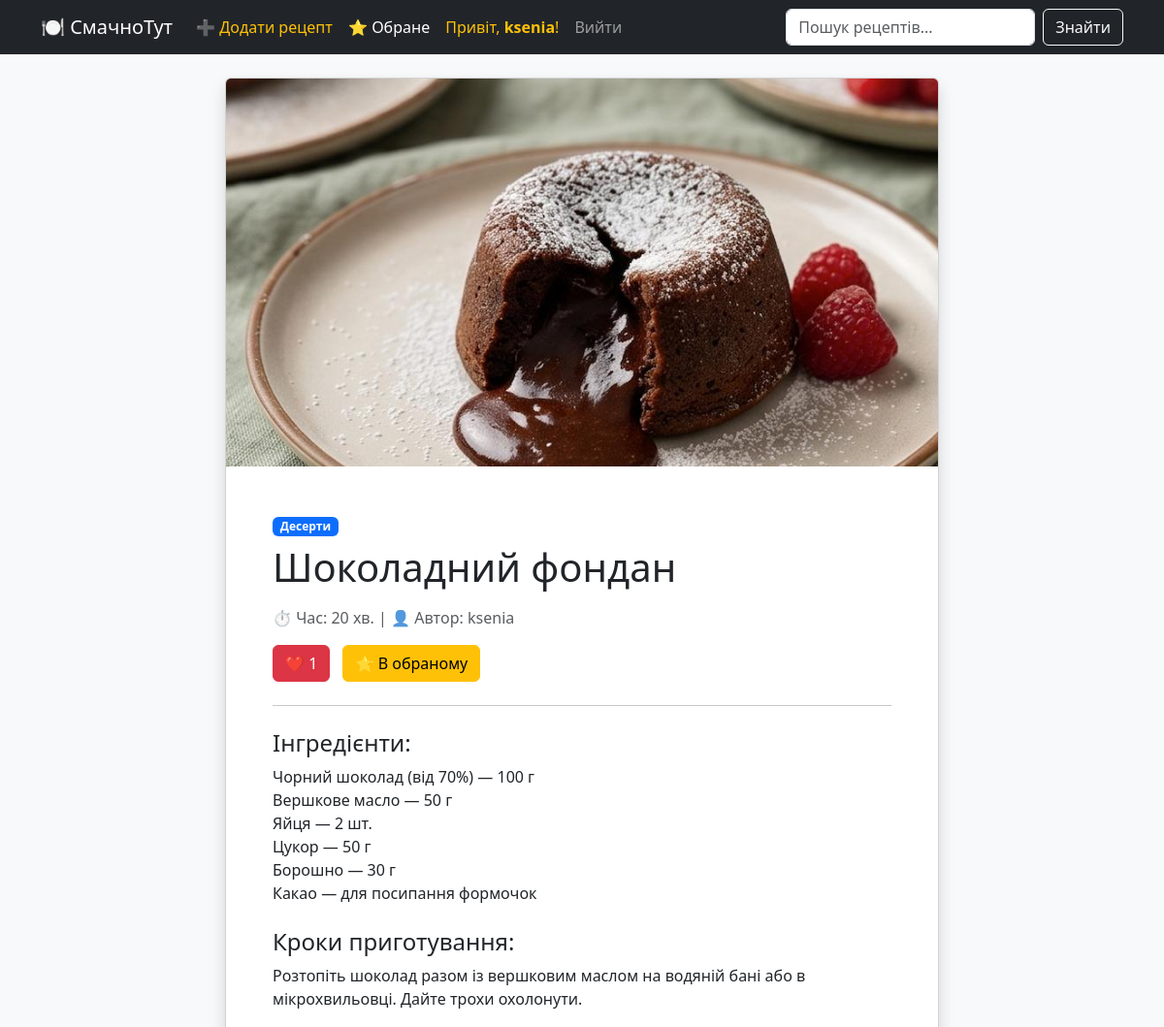
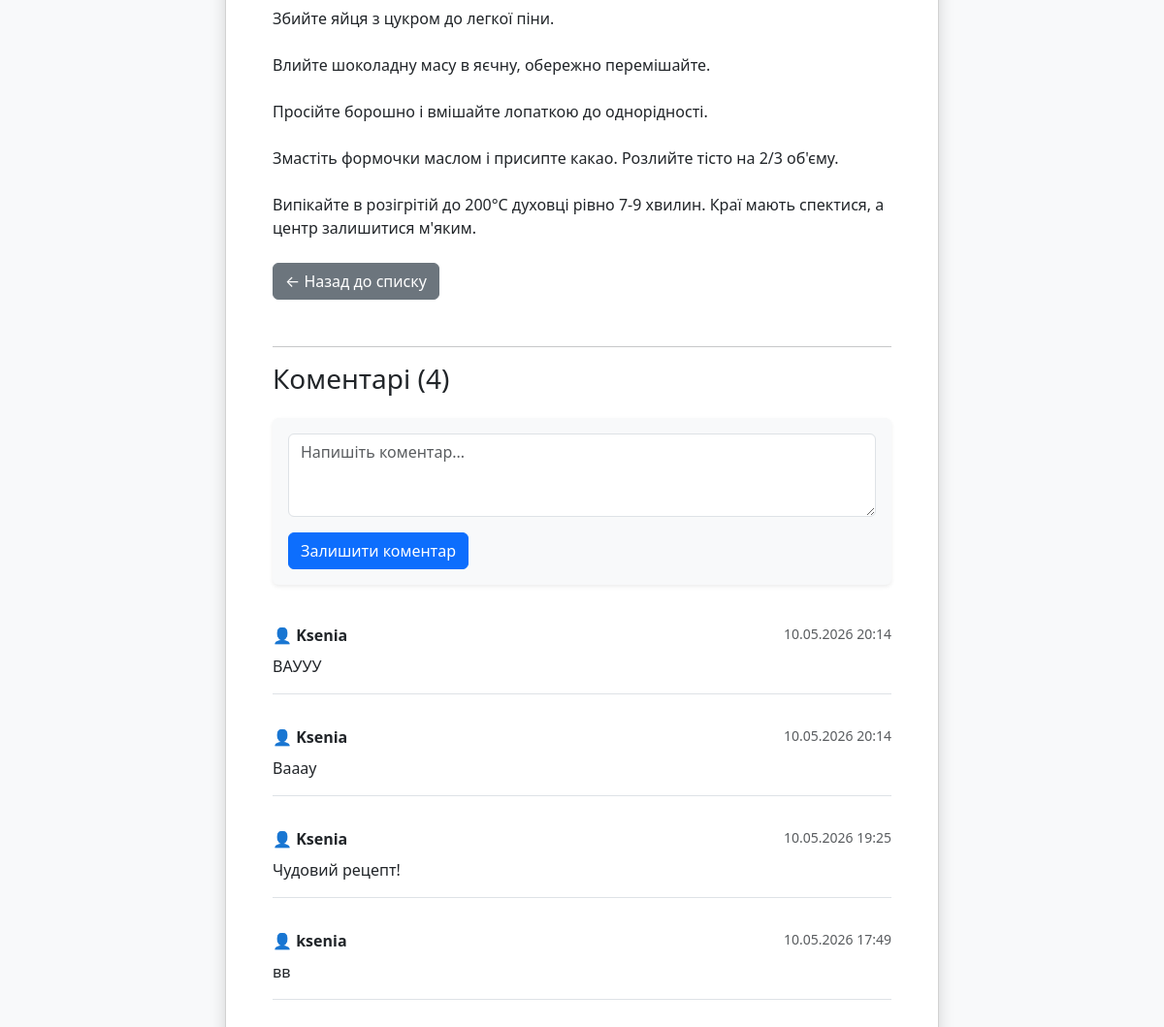
Page /recipe/5/ (signed in) on the committed database (2 pictures, top to bottom).
### recipes/models.py (models this page shows, shortened)
class Recipe(models.Model):
    title = models.CharField(max_length=200, verbose_name="Назва рецепта")
    ingredients = models.TextField(verbose_name="Інгредієнти",
                                   help_text="Вкажіть інгредієнти та їхню кількість (кожен з нового рядка)")
    description = models.TextField(verbose_name="Кроки приготування")
    cooking_time = models.PositiveIntegerField(help_text="Час приготування у хвилинах")
    image = models.ImageField(upload_to='recipes/images/', verbose_name="Фото страви")
    category = models.ForeignKey(Category, on_delete=models.CASCADE, related_name='recipes')
    author = models.ForeignKey(User, on_delete=models.CASCADE, related_name='recipes')
    likes = models.ManyToManyField(User, related_name='liked_recipes', blank=True)
    favorites = models.ManyToManyField(User, related_name='favorite_recipes', blank=True)
    created_at = models.DateTimeField(auto_now_add=True)

class Category(models.Model):
    name = models.CharField(max_length=100, unique=True, verbose_name="Назва категорії")
    class Meta:
        verbose_name_plural = "Categories" # Ось це виправить граматику в адмінці

class Comment(models.Model):
    recipe = models.ForeignKey(Recipe, on_delete=models.CASCADE, related_name='comments')
    author = models.ForeignKey(User, on_delete=models.CASCADE)
    text = models.TextField(verbose_name="Текст коментаря")
    is_approved = models.BooleanField(default=False)
    created_at = models.DateTimeField(auto_now_add=True)

### recipes/views.py (the view)
# urls.py: path('recipe/<int:pk>/', views.recipe_detail, name='recipe_detail'),
def recipe_detail(request, pk):
    recipe = get_object_or_404(Recipe, pk=pk)
    comments = recipe.comments.filter(is_approved=True).order_by('-created_at')
    if request.method == 'POST':
        if not request.user.is_authenticated:
            return redirect('login')
        form = CommentForm(request.POST)
        if form.is_valid():
            comment = form.save(commit=False)
            comment.recipe = recipe
            comment.author = request.user
            comment.is_approved = False
            comment.save()
            moderate_comment_task.delay(comment.id)
            return redirect('recipes:recipe_detail', pk=pk)
    else:
        form = CommentForm()
    return render(request, 'recipes/recipe_detail.html', {
        'recipe': recipe,
        'comments': comments,
        'form': form
    })

### recipes/forms.py
class CommentForm(forms.ModelForm):
    class Meta:
        model = Comment
        fields = ['text']
        widgets = {
            'text': forms.Textarea(attrs={'class': 'form-control', 'rows': 3, 'placeholder': 'Напишіть коментар...'}),
        }

### recipes/templates/recipes/recipe_detail.html (shortened to what this page needs)
{% extends 'recipes/base.html' %}
{% block content %}
<div class="row justify-content-center">
    <div class="col-md-8">
        <div class="card shadow">
            {% if recipe.image %}
                <img src="{{ recipe.image.url }}" class="card-img-top" alt="{{ recipe.title }}" style="max-height: 400px; object-fit: cover;">
            {% endif %}
            <div class="card-body p-5">
                <span class="badge bg-primary mb-2">{{ recipe.category.name }}</span>
                <h1 class="card-title mb-3">{{ recipe.title }}</h1>
                <p class="text-muted">⏱️ Час: {{ recipe.cooking_time }} хв. | 👤 Автор: {{ recipe.author.username }}</p>
                <div class="mb-4">
                    {% if user.is_authenticated %}
                        <form action="{% url 'recipes:like_recipe' recipe.id %}" method="POST" class="d-inline">
                            {% if user in recipe.likes.all %}
                                <button type="submit" class="btn btn-danger">❤️ {{ recipe.likes.count }}</button>
                            {% else %}
                                <button type="submit" class="btn btn-outline-danger">🤍 {{ recipe.likes.count }}</button>
                            {% endif %}
                        </form>
                        <form action="{% url 'recipes:favorite_recipe' recipe.id %}" method="POST" class="d-inline ms-2">
                            {% if user in recipe.favorites.all %}
                                <button type="submit" class="btn btn-warning">⭐ В обраному</button>
                            {% else %}
                                <button type="submit" class="btn btn-outline-warning">☆ Зберегти</button>
                            {% endif %}
                        </form>
                    {% else %}
                        <p class="text-danger small"><em>Увійдіть на сайт, щоб ставити лайки та зберігати рецепти.</em></p>
                        <span class="btn btn-outline-secondary disabled">❤️ {{ recipe.likes.count }}</span>
                    {% endif %}
                </div>
                <hr>
                <h4 class="mt-4">Інгредієнти:</h4>
                <p>{{ recipe.ingredients|linebreaksbr }}</p>
                <h4 class="mt-4">Кроки приготування:</h4>
                <p>{{ recipe.description|linebreaksbr }}</p>
                <div class="mt-4">
                    <a href="{% url 'recipes:recipe_list' %}" class="btn btn-secondary">&larr; Назад до списку</a>
                    <hr class="mt-5">
                <h3 class="mb-4">Коментарі ({{ comments.count }})</h3>
                {% if user.is_authenticated %}
                    <div class="card mb-4 shadow-sm border-0 bg-light">
                        <div class="card-body">
                            <form method="POST">
                                {{ form.text }}
                                <button type="submit" class="btn btn-primary mt-3">Залишити коментар</button>
                            </form>
                        </div>
                    </div>
                {% else %}
                    <div class="alert alert-warning">
                        <a href="{% url 'login' %}">Увійдіть</a>, щоб залишити коментар.
                    </div>
                {% endif %}
                {% for comment in comments %}
                    <div class="card mb-3 border-0 border-bottom rounded-0">
                        <div class="card-body px-0">
                            <div class="d-flex justify-content-between">
                                <strong>👤 {{ comment.author.username }}</strong>
                                <small class="text-muted">{{ comment.created_at|date:"d.m.Y H:i" }}</small>
                            </div>
                            <p class="mt-2 mb-0">{{ comment.text }}</p>
                        </div>
                    </div>
                {% empty %}
                    <p class="text-muted">Ще немає коментарів. Будьте першим!</p>
                {% endfor %}
                </div>
            </div>
        </div>
    </div>
</div>
{% endblock content %}

### recipes/templates/recipes/base.html (shortened to what this page needs)
<!DOCTYPE html>
<html lang="uk">
<head>
    <link href="https://cdn.jsdelivr.net/npm/bootstrap@5.3.0/dist/css/bootstrap.min.css" rel="stylesheet">
</head>
<body>
<nav class="navbar navbar-expand-lg navbar-dark bg-dark mb-4">
    <div class="container">
        <a class="navbar-brand" href="{% url 'recipes:recipe_list' %}">🍽️ СмачноТут</a>
        <div class="collapse navbar-collapse" id="navbarNav">
            <ul class="navbar-nav me-auto">
                {% if user.is_authenticated %}
                <li class="nav-item">
    <a class="nav-link text-warning" href="{% url 'recipes:recipe_create' %}">➕ Додати рецепт</a>
</li>
                    <li class="nav-item">
                        <a class="nav-link text-white" href="{% url 'recipes:favorites_list' %}">⭐ Обране</a>
                    </li>
                    <li class="nav-item">
                        <span class="nav-link text-warning">Привіт, <strong>{{ user.username }}</strong>!</span>
                    </li>
                    <li class="nav-item">
                        <form method="POST" action="{% url 'logout' %}" class="d-inline">
                            <button type="submit" class="btn btn-link nav-link">Вийти</button>
                        </form>
                    </li>
                {% endif %}
            </ul>
            <form class="d-flex" action="{% url 'recipes:recipe_list' %}" method="GET">
                <input class="form-control me-2" type="search" placeholder="Пошук рецептів..." name="q" value="{{ request.GET.q }}">
                <button class="btn btn-outline-light" type="submit">Знайти</button>
            </form>
        </div>
    </div>
</nav>
<div class="container">
    {% block content %}
    {% endblock content %}
</div>
</body>
</html>

### recipes/templates/recipes/base.html (style rules this page uses)
body { background-color: #f8f9fa; }

### rows in the picture
Recipe: image (picture), category.name "Десерти", title "Шоколадний фондан", cooking_time "20", author.username "ksenia", likes.count "1", ingredients "Чорний шоколад (від 70%) — 100 г Вершкове масло — 50 г Яйця — 2 шт. Цукор — 50 г Борошно — 30 г Какао — для посипання формочок", description "Розтопіть шоколад разом із вершковим маслом на водяній бані або в мікрохвильовці. Дайте трохи охолонути. Збийте яйця з цукром до легкої піни. Влийте шоколадну масу в яєчну, обережно перемішайте. Просійте борошно і вмішайте лопаткою до однорідності. Змастіть формочки маслом і присипте какао. Розлийте тісто на 2/3 об'єму. Випікайте в розігрітій до 200°C духовці рівно 7-9 хвилин. Краї мають спектися, а центр залишитися м'яким."
Comment: author.username "Ksenia", created_at "10.05.2026 20:14", text "ВАУУУ"
Comment: author.username "Ksenia", created_at "10.05.2026 20:14", text "Вааау"
Comment: author.username "Ksenia", created_at "10.05.2026 19:25", text "Чудовий рецепт!"
Comment: author.username "ksenia", created_at "10.05.2026 17:49", text "вв"

### other values in the picture
{{ user.username }} "ksenia"
{{ comments.count }} "4"
